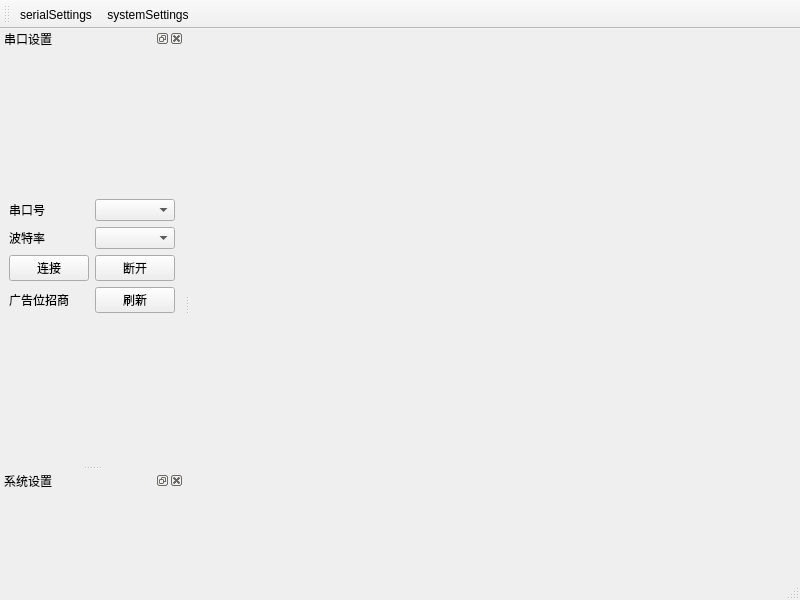
<?xml version="1.0" encoding="UTF-8"?>
<ui version="4.0">
 <class>MainWindow</class>
 <widget class="QMainWindow" name="MainWindow">
  <property name="geometry">
   <rect>
    <x>0</x>
    <y>0</y>
    <width>800</width>
    <height>600</height>
   </rect>
  </property>
  <property name="windowTitle">
   <string>MainWindow</string>
  </property>
  <widget class="QWidget" name="centralwidget">
   <layout class="QGridLayout" name="gridLayout_2">
    <item row="0" column="0">
     <layout class="QGridLayout" name="mainLayout"/>
    </item>
   </layout>
  </widget>
  <widget class="QStatusBar" name="statusbar"/>
  <widget class="QToolBar" name="toolBar">
   <property name="windowTitle">
    <string>toolBar</string>
   </property>
   <attribute name="toolBarArea">
    <enum>TopToolBarArea</enum>
   </attribute>
   <attribute name="toolBarBreak">
    <bool>false</bool>
   </attribute>
   <addaction name="serialSettingsAction"/>
   <addaction name="systemSettingsAction"/>
  </widget>
  <widget class="QDockWidget" name="serialSettingsDockWidget">
   <property name="windowTitle">
    <string>串口设置</string>
   </property>
   <attribute name="dockWidgetArea">
    <number>1</number>
   </attribute>
   <widget class="QWidget" name="serialSettingsWidget">
    <layout class="QGridLayout" name="gridLayout_4">
     <item row="0" column="0">
      <layout class="QGridLayout" name="serialSettingsLayout">
       <item row="0" column="0">
        <widget class="QLabel" name="serialPortLabel">
         <property name="text">
          <string>串口号</string>
         </property>
        </widget>
       </item>
       <item row="0" column="1">
        <widget class="QComboBox" name="serialPortComboBox"/>
       </item>
       <item row="2" column="1">
        <widget class="QPushButton" name="serialDisconnectButton">
         <property name="text">
          <string>断开</string>
         </property>
        </widget>
       </item>
       <item row="1" column="1">
        <widget class="QComboBox" name="serialBandRateComboBox"/>
       </item>
       <item row="2" column="0">
        <widget class="QPushButton" name="serialConnectButton">
         <property name="text">
          <string>连接</string>
         </property>
        </widget>
       </item>
       <item row="1" column="0">
        <widget class="QLabel" name="serialBandRateLabel">
         <property name="text">
          <string>波特率</string>
         </property>
        </widget>
       </item>
       <item row="3" column="1">
        <widget class="QPushButton" name="serialRefreshButton">
         <property name="text">
          <string>刷新</string>
         </property>
        </widget>
       </item>
       <item row="3" column="0">
        <widget class="QLabel" name="NotingLabel">
         <property name="text">
          <string>广告位招商</string>
         </property>
        </widget>
       </item>
      </layout>
     </item>
    </layout>
   </widget>
  </widget>
  <widget class="QDockWidget" name="systemSettingsDockWidget">
   <property name="windowTitle">
    <string>系统设置</string>
   </property>
   <attribute name="dockWidgetArea">
    <number>1</number>
   </attribute>
   <widget class="QWidget" name="systemSettingsWidget">
    <layout class="QGridLayout" name="gridLayout_3">
     <item row="0" column="0">
      <layout class="QGridLayout" name="systemSettingsLayout"/>
     </item>
    </layout>
   </widget>
  </widget>
  <action name="serialSettingsAction">
   <property name="icon">
    <iconset resource="res.qrc">
     <normaloff>:/image/serialSettings</normaloff>:/image/serialSettings</iconset>
   </property>
   <property name="text">
    <string>serialSettings</string>
   </property>
  </action>
  <action name="systemSettingsAction">
   <property name="icon">
    <iconset resource="res.qrc">
     <normaloff>:/image/systemSettings</normaloff>:/image/systemSettings</iconset>
   </property>
   <property name="text">
    <string>systemSettings</string>
   </property>
  </action>
 </widget>
 <resources>
  <include location="res.qrc"/>
 </resources>
 <connections/>
</ui>
